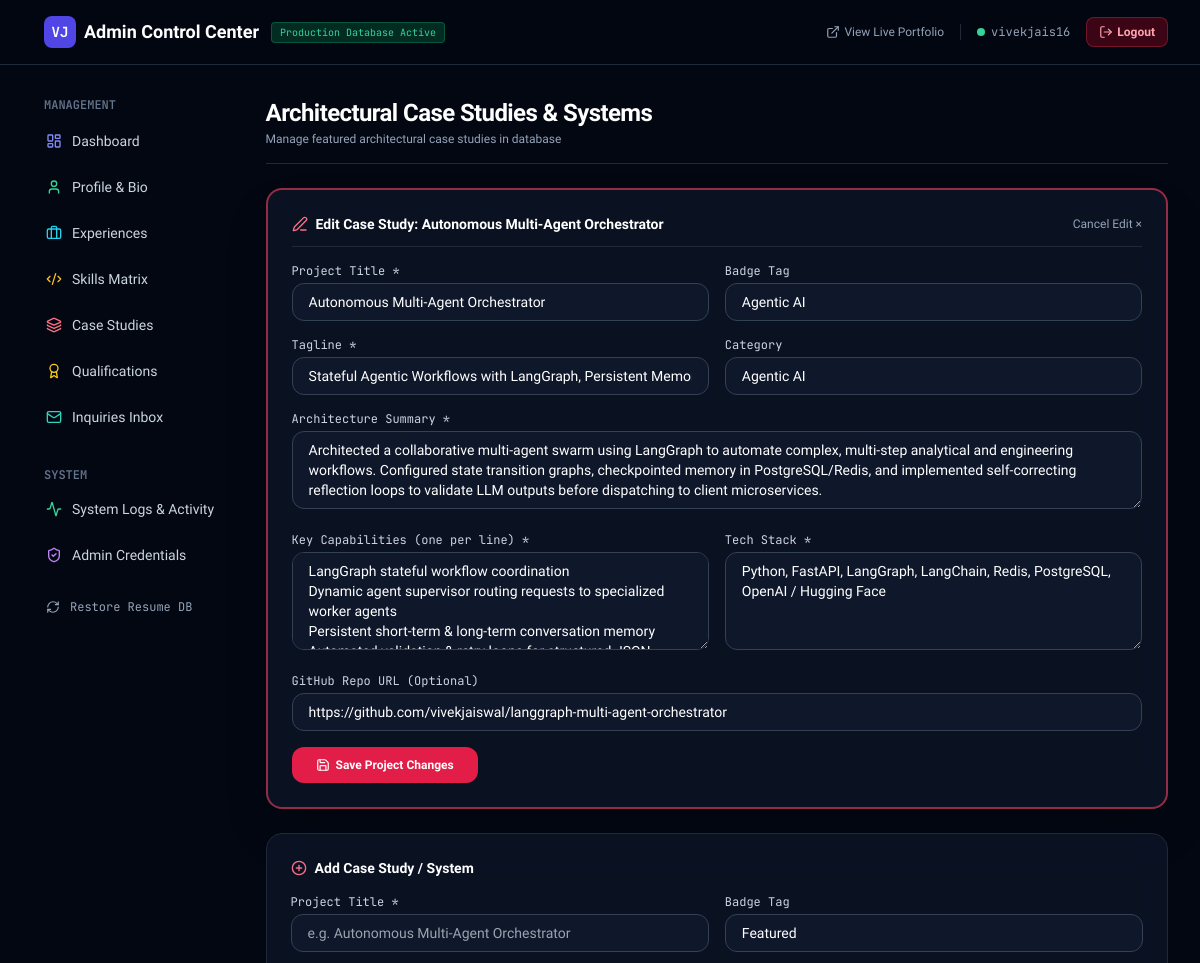
The app's page /admin/projects/edit/1 (signed in, upper part), older data.
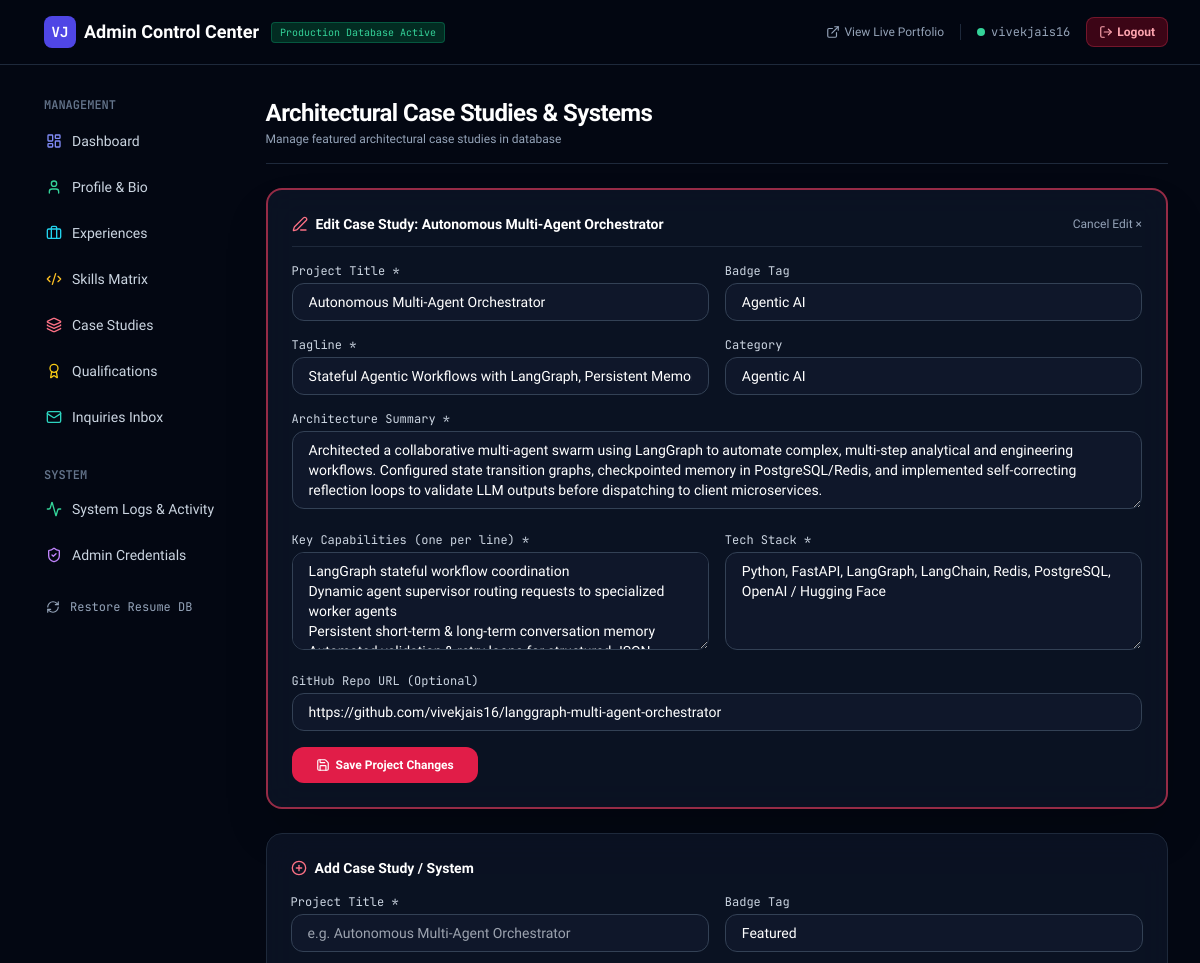
The same page, newer data.
### app/models/project.py (models this page shows)
class Project(Base):
    __tablename__ = "projects"
    id = Column(Integer, primary_key=True, index=True)
    title = Column(String(150), nullable=False)
    tagline = Column(String(255), nullable=False)
    category = Column(String(100), nullable=False)  # e.g., "Agentic AI", "Microservices", "RAG & Vector DB"
    architecture_summary = Column(Text, nullable=False)
    key_features = Column(Text, nullable=False)  # JSON or newline-separated list
    tech_stack = Column(String(255), nullable=False)
    github_url = Column(String(255), nullable=True)
    live_demo_url = Column(String(255), nullable=True)
    badge = Column(String(50), default="Featured")
    icon = Column(String(50), default="box")
    featured = Column(Boolean, default=True)
    display_order = Column(Integer, default=0)

### app/admin/router.py (the view)
@admin_router.get("/projects/edit/{project_id}", response_class=HTMLResponse)
async def admin_project_edit_page(
    project_id: int,
    request: Request,
    admin_user: str = Depends(require_admin),
    db: Session = Depends(get_db),
):
    projects = PortfolioService.get_projects(db)
    edit_proj = db.query(Project).filter(Project.id == project_id).first()
    return templates.TemplateResponse(
        request=request,
        name="admin/projects.html",
        context={"admin_user": admin_user, "projects": projects, "edit_proj": edit_proj},
    )

### app/admin/auth.py (called while the page is built)
def verify_session_token(token: str) -> Optional[str]:
    if not token or ":" not in token:
        return None
    username, sig = token.split(":", 1)
    secret = settings.SECRET_KEY.encode("utf-8")
    expected_sig = hmac.new(secret, username.encode("utf-8"), hashlib.sha256).hexdigest()
    if hmac.compare_digest(sig, expected_sig):
        return username
    return None

def get_current_admin(request: Request, db: Session = Depends(get_db)) -> Optional[str]:
    cookie_token = request.cookies.get(settings.ADMIN_SESSION_COOKIE)
    if not cookie_token:
        return None
    return verify_session_token(cookie_token)

def require_admin(request: Request, db: Session = Depends(get_db)):
    username = get_current_admin(request, db)
    if not username:
        raise HTTPException(
            status_code=status.HTTP_307_TEMPORARY_REDIRECT,
            headers={"Location": "/admin/login"},
        )
    return username

### app/core/database.py (called while the page is built)
def get_db() -> Generator[Session, None, None]:
    db = SessionLocal()
    try:
        yield db
    finally:
        db.close()

### app/templates/admin/projects.html (shortened to what the changed rows need)
{% extends "admin/base.html" %}
{% block content %}
<div class="space-y-6">
    <div class="flex items-center justify-between border-b border-slate-800 pb-4">
        <div>
            <h1 class="text-2xl font-bold text-white tracking-tight">Architectural Case Studies & Systems</h1>
        </div>
    </div>
    {% if edit_proj %}
    <div class="glass-panel rounded-2xl p-6 border-2 border-rose-500/60 shadow-2xl space-y-4">
        <div class="flex items-center justify-between border-b border-slate-800 pb-3">
            <h2 class="font-bold text-sm text-white flex items-center gap-2">
                <i data-lucide="edit-3" class="w-4 h-4 text-rose-400"></i> Edit Case Study: {{ edit_proj.title }}
            </h2>
            <a href="/admin/projects" class="text-xs text-slate-400 hover:text-white">Cancel Edit &times;</a>
        </div>
        <form action="/admin/projects/update/{{ edit_proj.id }}" method="post" class="space-y-4">
            <div class="grid grid-cols-1 sm:grid-cols-2 gap-4">
                <div>
                    <label class="block text-xs font-mono text-slate-300 mb-1">Project Title *</label>
                    <input type="text" name="title" required value="{{ edit_proj.title }}" class="w-full px-4 py-2 rounded-xl bg-slate-900 border border-slate-700 text-sm text-white focus:outline-none focus:border-rose-500">
                </div>
                <div>
                    <label class="block text-xs font-mono text-slate-300 mb-1">Badge Tag</label>
                    <input type="text" name="badge" value="{{ edit_proj.badge or 'Featured' }}" class="w-full px-4 py-2 rounded-xl bg-slate-900 border border-slate-700 text-sm text-white focus:outline-none focus:border-rose-500">
                </div>
            </div>
            <div class="grid grid-cols-1 sm:grid-cols-2 gap-4">
                <div>
                    <label class="block text-xs font-mono text-slate-300 mb-1">Tagline *</label>
                    <input type="text" name="tagline" required value="{{ edit_proj.tagline }}" class="w-full px-4 py-2 rounded-xl bg-slate-900 border border-slate-700 text-sm text-white focus:outline-none focus:border-rose-500">
                </div>
                <div>
                    <label class="block text-xs font-mono text-slate-300 mb-1">Category</label>
                    <input type="text" name="category" value="{{ edit_proj.category or 'Agentic AI' }}" class="w-full px-4 py-2 rounded-xl bg-slate-900 border border-slate-700 text-sm text-white focus:outline-none focus:border-rose-500">
                </div>
            </div>
            <div>
                <label class="block text-xs font-mono text-slate-300 mb-1">Architecture Summary *</label>
                <textarea name="architecture_summary" rows="3" required class="w-full px-4 py-2 rounded-xl bg-slate-900 border border-slate-700 text-sm text-white focus:outline-none focus:border-rose-500">{{ edit_proj.architecture_summary }}</textarea>
            </div>
            <div class="grid grid-cols-1 sm:grid-cols-2 gap-4">
                <div>
                    <label class="block text-xs font-mono text-slate-300 mb-1">Key Capabilities (one per line) *</label>
                    <textarea name="key_features" rows="4" required class="w-full px-4 py-2 rounded-xl bg-slate-900 border border-slate-700 text-sm text-white focus:outline-none focus:border-rose-500">{{ edit_proj.key_features }}</textarea>
                </div>
                <div>
                    <label class="block text-xs font-mono text-slate-300 mb-1">Tech Stack *</label>
                    <textarea name="tech_stack" rows="4" required class="w-full px-4 py-2 rounded-xl bg-slate-900 border border-slate-700 text-sm text-white focus:outline-none focus:border-rose-500">{{ edit_proj.tech_stack }}</textarea>
                </div>
            </div>
            <div>
                <label class="block text-xs font-mono text-slate-300 mb-1">GitHub Repo URL (Optional)</label>
                <input type="url" name="github_url" value="{{ edit_proj.github_url or '' }}" class="w-full px-4 py-2 rounded-xl bg-slate-900 border border-slate-700 text-sm text-white focus:outline-none focus:border-rose-500">
            </div>
            <button type="submit" class="px-6 py-2.5 rounded-xl font-semibold text-xs bg-rose-600 hover:bg-rose-500 text-white transition flex items-center gap-1.5">
                <i data-lucide="save" class="w-3.5 h-3.5"></i> Save Project Changes
            </button>
        </form>
    </div>
    {% endif %}
    <div class="glass-panel rounded-2xl p-6 border border-slate-800 space-y-4">
        <h2 class="font-bold text-sm text-white flex items-center gap-2">
            <i data-lucide="plus-circle" class="w-4 h-4 text-rose-400"></i> Add Case Study / System
        </h2>
    </div>
</div>
{% endblock %}

Row changes from the older to the newer data that the page shows:
changed Project "Autonomous Multi-Agent Orchestrator": github_url "https://github.com/vivekjaiswal/langgraph-multi-agent-orchestrator" → "https://github.com/vivekjais16/langgraph-multi-agent-orchestrator"
